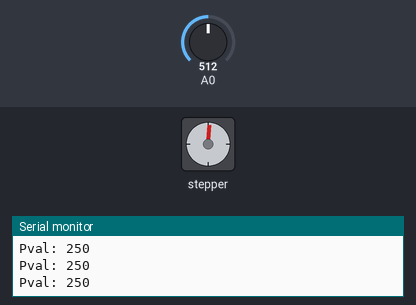
A sketch run on a simulated Arduino Uno, built with avr-gcc and run on an emulated ATmega328P. Parts: stepper motor, the last lines printed to the serial monitor. Inputs (shaded band) come from the test bench; at power-on: A0 = 512. Stepper angles assume 2048 steps per turn.

Above: at 1.2 s.
1.3 s: A0 set to 716
At 2.4 s:
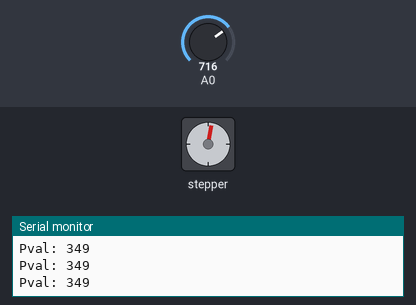
3.0 s: A0 set to 900
At 3.8 s:
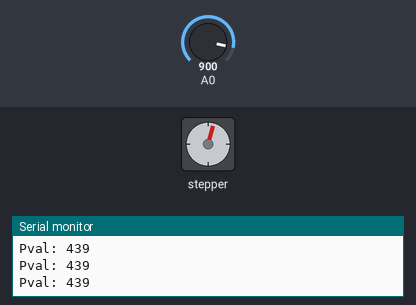
4.5 s: A0 set to 1023
At 5.1 s:
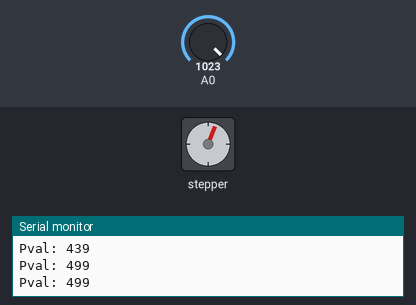
6.0 s: A0 set to 511
At 6.5 s:
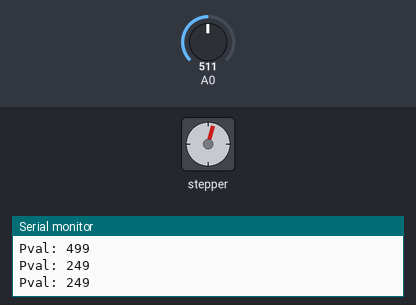
Timing chart, 0 to 8.5 s (numbered marks = the images above; inputs shaded):
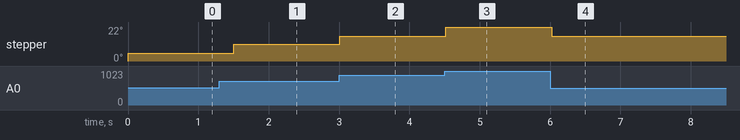

The sketch:

Ject_4.ino
```cpp
#include <Stepper.h>  // Include the header file


// change this to the number of steps on your motor

#define STEPS 2048


// create an instance of the stepper class using the steps and pins

Stepper stepper(STEPS, 8, 9, 10, 11);


int P_c_val = 0;

int pot_val = 0;


void setup() {

  Serial.begin(9600);
  stepper.setSpeed(300);
}


void loop() {


  pot_val = map(analogRead(A0), 0, 1024, 0, 500);

  if (pot_val > P_c_val) {
    stepper.step(32);
  }

  if (pot_val < P_c_val) {
    stepper.step(-32);
  }

  P_c_val = pot_val;

  Serial.print("Pval: ");
  Serial.println(P_c_val);  //for debugging
  delay(300);
}
```
